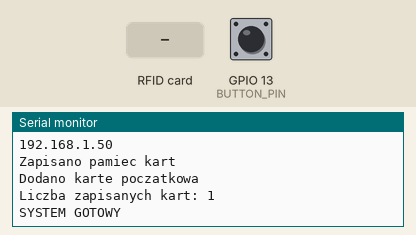
Recording of a sketch running on a simulated ESP32. On the bench: the last lines printed to the serial monitor. The test bench sets the inputs (shaded band); at power-on: GPIO 13 (BUTTON_PIN) HIGH. WiFi joins after 1.5 s; servers stay silent unless stated; EEPROM starts erased.

Above: at 2.7 s.
2.8 s: GPIO 13 (BUTTON_PIN) pulled LOW for 0.15 s
At 3.2 s:
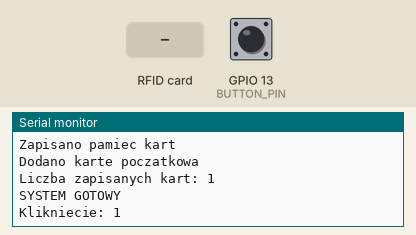
5.6 s: RFID card 12 34 56 78 held to the reader
At 6.2 s:
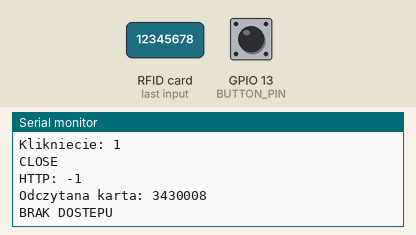
7.1 s: RFID card 5E 7A 19 C4 held to the reader
At 8.5 s:
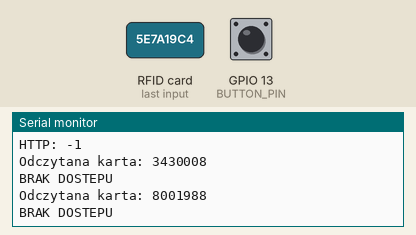

Measured:
- after the input at 2.8 s, the serial monitor: prints a new line at once (image 1)
- after the input at 5.6 s, the serial monitor: prints a new line at once (image 2)
- after the input at 7.1 s, the serial monitor: prints a new line at once (image 3)

The sketch:

ESP32_CARD.ino
```cpp
#include <WiFi.h>
#include <HTTPClient.h>
#include <Wiegand.h>
#include <Preferences.h>

// WIFI
const char* AP_SSID = "ESP32_DEV";
const char* AP_PWD  = "12345678";

// ADRESY
const char* OPEN_URL  = "http://192.168.4.1/close";
const char* CLOSE_URL = "http://192.168.4.1/open";

// WIEGAND
WIEGAND wg;
#define WIEGAND_D0 18
#define WIEGAND_D1 19

// PRZYCISK
#define BUTTON_PIN 13

// KARTA POCZATKOWA
#define DEFAULT_CARD 5984411ULL

// PAMIEC KART
Preferences prefs;

#define MAX_CARDS 100

uint64_t cards[MAX_CARDS];
int cardCount = 0;

// TRYBY
bool addMode = false;
bool removeMode = false;

// OBSLUGA PRZYCISKU
bool lastRawButton = HIGH;
bool stableButton = HIGH;

unsigned long debounceTime = 0;
const unsigned long DEBOUNCE_DELAY = 40;

unsigned long pressStartTime = 0;
unsigned long lastReleaseTime = 0;

const unsigned long LONG_PRESS_TIME = 3000;
const unsigned long SEQUENCE_TIMEOUT = 1200;

int pressCount = 0;
bool modeTriggered = false;

// ------------------------------------------------
// WIFI / HTTP
// ------------------------------------------------

void sendRequest(const char* url) {

  if (WiFi.status() != WL_CONNECTED) {
    Serial.println("Brak WiFi!");
    return;
  }

  HTTPClient http;

  http.begin(url);
  http.setTimeout(3000);

  int response = http.GET();

  Serial.print("HTTP: ");
  Serial.println(response);

  http.end();
}

// ------------------------------------------------
// PAMIEC KART
// ------------------------------------------------

void saveCards() {

  if (cardCount > 0) {
    prefs.putBytes("cards", cards,
                   cardCount * sizeof(uint64_t));
  } else {
    prefs.remove("cards");
  }

  Serial.println("Zapisano pamiec kart");
}

void loadCards() {

  prefs.begin("locker", false);

  // Pierwsze uruchomienie
  if (!prefs.getBool("initialized", false)) {

    cards[0] = DEFAULT_CARD;
    cardCount = 1;

    saveCards();

    prefs.putBool("initialized", true);

    Serial.println("Dodano karte poczatkowa");
  }

  // Wczytanie kart z pamieci
  size_t storedSize = prefs.getBytesLength("cards");

  if (storedSize > 0 &&
      storedSize <= sizeof(cards) &&
      storedSize % sizeof(uint64_t) == 0) {

    cardCount = storedSize / sizeof(uint64_t);

    prefs.getBytes("cards", cards, storedSize);

  } else if (storedSize > 0) {

    Serial.println("Blad pamieci kart");
    cardCount = 0;
  }

  Serial.print("Liczba zapisanych kart: ");
  Serial.println(cardCount);
}

bool isCardSaved(uint64_t code) {

  for (int i = 0; i < cardCount; i++) {

    if (cards[i] == code) {
      return true;
    }
  }

  return false;
}

void addCard(uint64_t code) {

  if (isCardSaved(code)) {
    Serial.println("Karta juz istnieje");
    return;
  }

  if (cardCount >= MAX_CARDS) {
    Serial.println("Pamiec kart pelna!");
    return;
  }

  cards[cardCount] = code;
  cardCount++;

  saveCards();

  Serial.print("Dodano karte: ");
  Serial.println((unsigned long long)code);
}

void removeCard(uint64_t code) {

  for (int i = 0; i < cardCount; i++) {

    if (cards[i] == code) {

      for (int j = i; j < cardCount - 1; j++) {
        cards[j] = cards[j + 1];
      }

      cardCount--;

      saveCards();

      Serial.print("Usunieto karte: ");
      Serial.println((unsigned long long)code);

      return;
    }
  }

  Serial.println("Karty nie ma w pamieci");
}

// ------------------------------------------------
// OBSLUGA KART
// ------------------------------------------------

void checkCard() {

  if (!wg.available()) {
    return;
  }

  uint64_t code = wg.getCode();

  Serial.print("Odczytana karta: ");
  Serial.println((unsigned long long)code);

  // TRYB DODAWANIA
  if (addMode) {

    addCard(code);

    // Nowo dodana karta moze od razu otworzyc
    if (isCardSaved(code)) {
      sendRequest(OPEN_URL);
    }

    return;
  }

  // TRYB USUWANIA
  if (removeMode) {

    removeCard(code);

    return;
  }

  // NORMALNY TRYB
  if (isCardSaved(code)) {

    Serial.println("KARTA OK - OPEN");

    sendRequest(OPEN_URL);

  } else {

    Serial.println("BRAK DOSTEPU");
  }
}

// ------------------------------------------------
// SEKWENCJE PRZYCISKU
// ------------------------------------------------

// Zwykle klikniecia zostaja wykonane dopiero
// po uplywie czasu na rozpoznanie sekwencji.

void executePendingClicks() {

  for (int i = 0; i < pressCount; i++) {

    Serial.println("CLOSE");

    sendRequest(CLOSE_URL);
  }

  pressCount = 0;
}

// Rozpoczecie nacisniecia
void buttonPressed() {

  if (addMode || removeMode) {
    return;
  }

  pressCount++;

  pressStartTime = millis();

  Serial.print("Klikniecie: ");
  Serial.println(pressCount);
}

// Puszczenie przycisku
void buttonReleased() {

  if (addMode || removeMode) {
    return;
  }

  if (!modeTriggered) {
    lastReleaseTime = millis();
  }

}

// ------------------------------------------------
// ROZPOZNAWANIE TRYBOW
// ------------------------------------------------

void checkButton() {

  bool reading = digitalRead(BUTTON_PIN);

  // Debounce
  if (reading != lastRawButton) {
    debounceTime = millis();
  }

  if (millis() - debounceTime > DEBOUNCE_DELAY) {

    if (reading != stableButton) {

      stableButton = reading;

      if (stableButton == LOW) {
        buttonPressed();
      } else {
        buttonReleased();
        modeTriggered = false;
      }
    }
  }

  lastRawButton = reading;

  // Sprawdzanie dlugiego przytrzymania
  if (stableButton == LOW && !modeTriggered &&
      !addMode && !removeMode) {

    if (millis() - pressStartTime >= LONG_PRESS_TIME) {

      // 5 klikniec = DODAWANIE
      if (pressCount == 5) {

        addMode = true;
        modeTriggered = true;
        pressCount = 0;

        Serial.println("==================");
        Serial.println("TRYB DODAWANIA KART");
        Serial.println("==================");
      }

      // 8 klikniec = USUWANIE
      else if (pressCount == 8) {

        removeMode = true;
        modeTriggered = true;
        pressCount = 0;

        Serial.println("==================");
        Serial.println("TRYB USUWANIA KART");
        Serial.println("==================");
      }
    }
  }

  // Zwykle klikniecia - zamkniecie
  if (stableButton == HIGH &&
      pressCount > 0 &&
      millis() - lastReleaseTime > SEQUENCE_TIMEOUT) {

    executePendingClicks();
  }
}

// ------------------------------------------------
// SETUP
// ------------------------------------------------

void setup() {

  Serial.begin(115200);

  pinMode(BUTTON_PIN, INPUT_PULLUP);

  // WIFI
  WiFi.mode(WIFI_STA);
  WiFi.begin(AP_SSID, AP_PWD);

  Serial.println("Laczenie z WiFi...");

  while (WiFi.status() != WL_CONNECTED) {
    delay(500);
    Serial.print(".");
  }

  Serial.println();
  Serial.println("WiFi polaczone!");

  Serial.println(WiFi.localIP());

  // PAMIEC
  loadCards();

  // WIEGAND
  wg.begin(WIEGAND_D0, WIEGAND_D1);

  Serial.println("SYSTEM GOTOWY");
}

// ------------------------------------------------
// LOOP
// ------------------------------------------------

void loop() {

  checkButton();

  checkCard();

}
```
